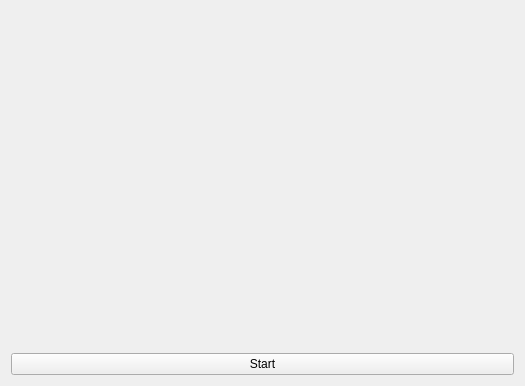
<?xml version="1.0" encoding="UTF-8"?>
<ui version="4.0">
 <class>Form</class>
 <widget class="QWidget" name="Form">
  <property name="geometry">
   <rect>
    <x>0</x>
    <y>0</y>
    <width>525</width>
    <height>386</height>
   </rect>
  </property>
  <property name="windowTitle">
   <string>LifeBug</string>
  </property>
  <layout class="QHBoxLayout" name="horizontalLayout">
   <item>
    <layout class="QVBoxLayout" name="verticalLayout">
     <item>
      <widget class="QLabel" name="image_label">
       <property name="text">
        <string>  </string>
       </property>
      </widget>
     </item>
     <item>
      <widget class="QPushButton" name="control_bt">
       <property name="text">
        <string>Start</string>
       </property>
      </widget>
     </item>
    </layout>
   </item>
  </layout>
 </widget>
 <resources/>
 <connections/>
</ui>
